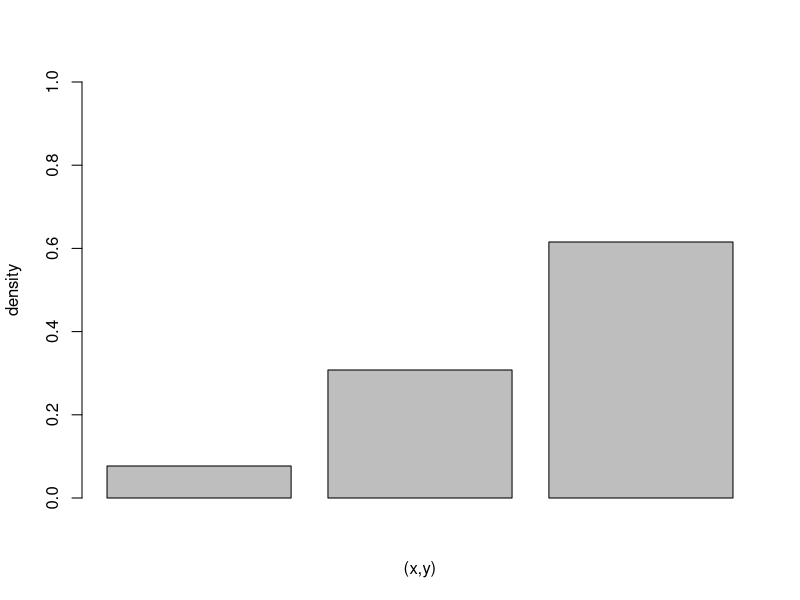

R code for this plot:
## ---- chunk 1
set.seed(1)
a <- 5
x <- rexp(10, rate=a)
## ---- chunk 2
f <- function(x,y) x * y^2 / 13
barplot(c(f(1,1), f(1,2), f(2,2)),
        names.arg=c("(1,1)","(1,2)", "(2,2)"),
        ylim=c(0,1), xlab="(x,y)", ylab="density", xaxt="n")
## ---- chunk 3
coin <- c(1,1,0,1)
